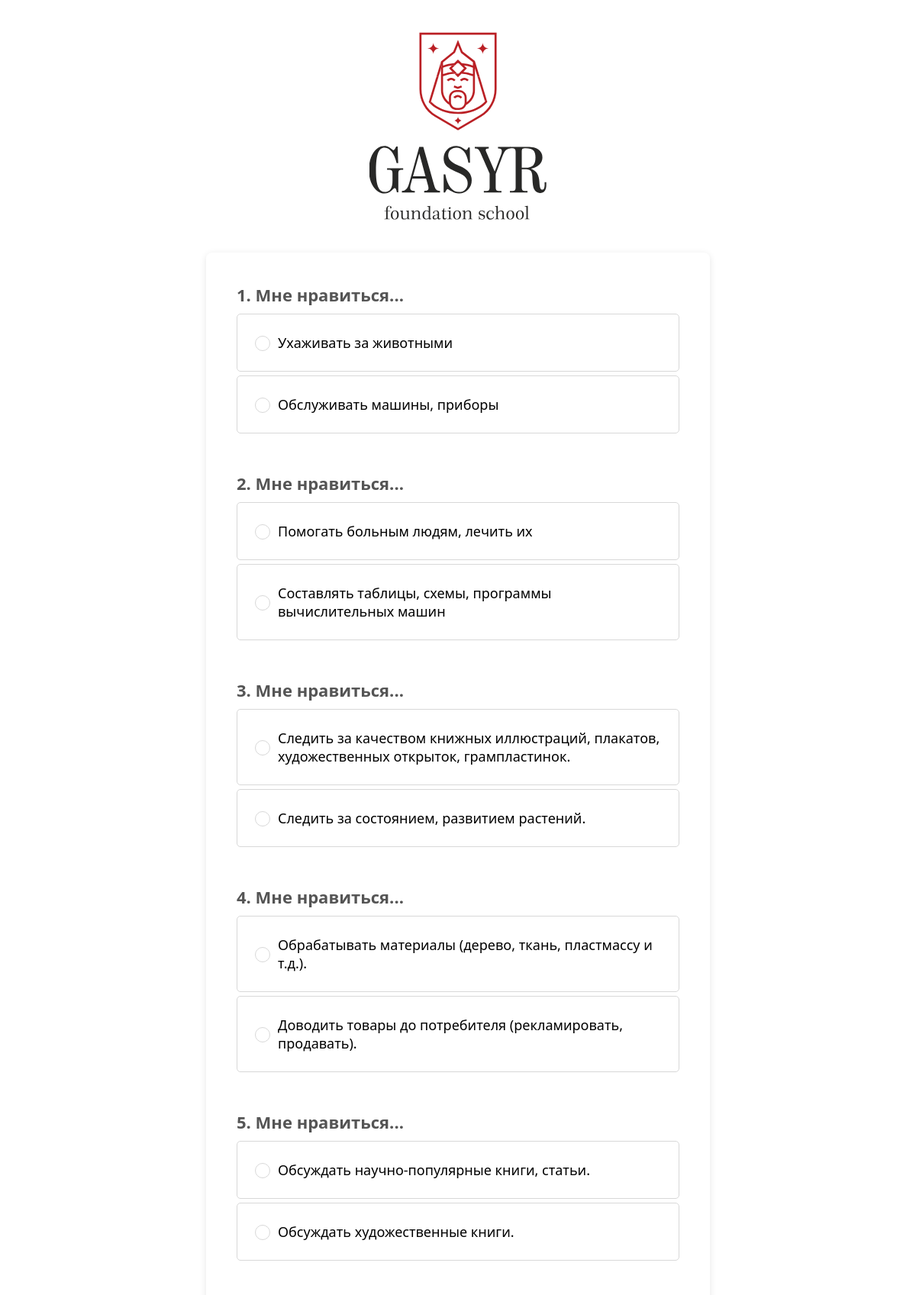
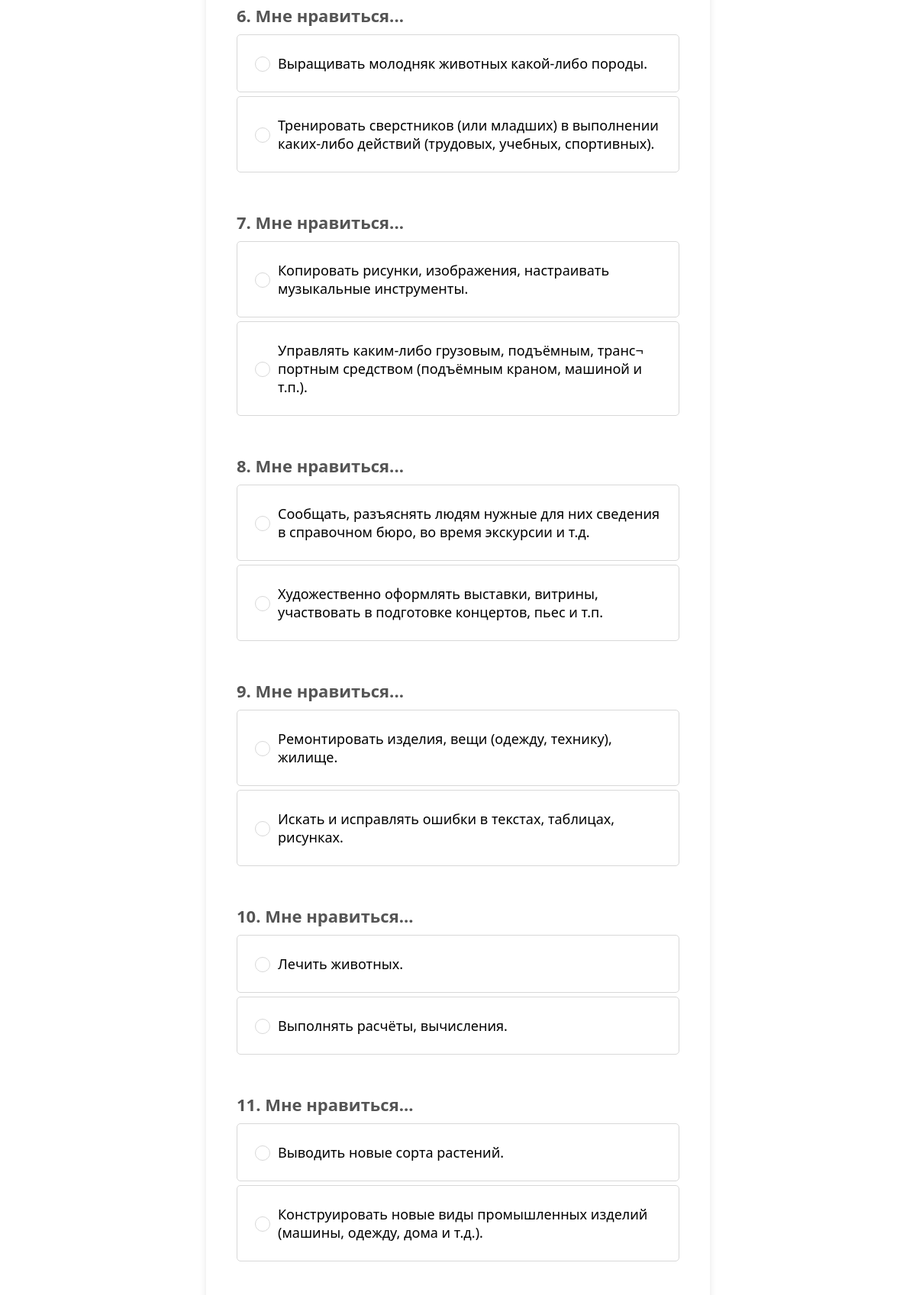
Page /test/1/ (upper part) on the committed database (2 pictures, top to bottom).
### test_app/models.py (models this page shows, shortened)
class Question(models.Model):
    text = models.CharField(max_length=1024)
    choice_a = models.CharField(max_length=512)
    choice_b = models.CharField(max_length=512)

### test_app/views.py (the view)
# urls.py: path('test/<int:user_data_id>/', test_view, name='test_view'),
def test_view(request, user_data_id):
    user_data = get_object_or_404(UserData, id=user_data_id)
    language = user_data.language  # Retrieve the user's language preference from the UserData model
    submit_text = "Бастау" if language == "KZ" else "ПОЛУЧИТЬ РЕЗУЛЬТАТ"
    if request.method == 'POST':
        profession_groups_count = {
            'Human-Nature': 0,
            'Human-Technique': 0,
            'Human-Human': 0,
            'Human-Sign Systems': 0,
            'Human-Artistic Image': 0
        }
        i = 0
        for key, value in request.POST.items():
            i += 1  # Increment the index for each item
            if value == "a":
                if i in [1, 6, 10, 11, 16, 20]:  # 'a' indices for 'Human-Nature'
                    profession_groups_count['Human-Nature'] += 1
                elif i in [4, 9, 14, 19]:  # 'a' indices for 'Human-Technique'
                    profession_groups_count['Human-Technique'] += 1
                elif i in [2, 8, 12, 18]:  # 'a' indices for 'Human-Human'
                    profession_groups_count['Human-Human'] += 1
                elif i in [5, 15]:  # 'a' indices for 'Human-Sign Systems'
                    profession_groups_count['Human-Sign Systems'] += 1
                elif i in [3, 7, 13, 17]:  # 'a' indices for 'Human-Artistic Image'
                    profession_groups_count['Human-Artistic Image'] += 1
            elif value == "b":
                if i in [3, 13]:  # 'b' indices for 'Human-Nature'
                    profession_groups_count['Human-Nature'] += 1
                elif i in [1, 7, 11, 17]:  # 'b' indices for 'Human-Technique'
                    profession_groups_count['Human-Technique'] += 1
                elif i in [4, 6, 14, 16]:  # 'b' indices for 'Human-Human'
                    profession_groups_count['Human-Human'] += 1
                elif i in [2, 9, 10, 12, 19, 20]:  # 'b' indices for 'Human-Sign Systems'
                    profession_groups_count['Human-Sign Systems'] += 1
                elif i in [5, 8, 15, 18]:  # 'b' indices for 'Human-Artistic Image'
                    profession_groups_count['Human-Artistic Image'] += 1
        max_category = max(profession_groups_count, key=profession_groups_count.get)
        max_count = profession_groups_count[max_category]
        answer = "Предлагаемая вами профессиональная группа - это:"
        result = max_category
        result2 = ""
        if language == "KZ":
            submit = "Бастау"
            answer = "Сіздің ұсынылған мамандық тобыңыз:"
            if result == 'Human-Nature':
                result = "Мұнда адам жансыз және тірі табиғаттың әртүрлі құбылыстарымен айналысатын профессорлар кіреді, мысалы, биолог, географ, геолог, математик, физик, химик және жаратылыстану ғылымдары санатына жататын басқа мамандықтар.",
                result2 = "Адам Табиғаты"
            elif result == 'Human-Technique':
                result2 = "Адам Техникасы:"
                result = "Адам Техникасы: Бұл топқа адам техникамен, оны қолданумен немесе дизайнмен айналысатын әр түрлі жұмыс түрлері кіреді, мысалы, инженер, оператор, машинист, механизатор, дәнекерлеуші және т. б. профессор."
            elif result == 'Human-Human':
                result2 = "Адам-Адам"
                result = "Мұнда адамдардың өзара әрекеттесуін көздейтін мамандықтың барлық түрлері ұсынылған, мысалы, саясат, дін, педагогика, психология, медицина, сауда, құқық."
            elif result == 'Human-Sign Systems':
                result2 = "Адам Белгілері Жүйелері:"
                result = "Бұл топқа құру, оқыту және пайдалануға қатысты мамандықтар кіредіәр түрлі белгілі жүйелер, лингвистика түрлері, математикалық бағдарламалау тілдері, зерттеу нәтижелерін графикалық бейнелеу мүмкіндіктері және т. б."
            elif result == 'Human-Artistic Image':
                result2 = "Адам-Көркем Образ:"
                result = "Адам-Көркем Образ: Бұл топ-көркем және шығармашылық жұмыстың әртүрлі түрлері, әдебиет, музыка, театр, бейнелеу өнері."
        elif language == "RU":
            submit = "отправить"
            if result == 'Human-Nature':
                result2 ="Человек-природа:"
                result = "Здесь входят профессора, в которых человек владеет делом с разными явлениями неживой и живой природы, например биолог, географ, геолог, математик, физик, химик и другие профессии, относящиеся к разряду естественных наук."
            elif result == 'Human-Technique':
                result2 = "Человек-техника:"
                result = "Человек-техника"
            elif result == 'Human-Human: В эту группу входят различные виды трудовой деятельности, в которых человек владеет делом с техникой, ее использованием или конструкцией, например, профессор инженера, оператора, машиниста, механизатора, сварщика и т. п.':
                result2 = "Человек-человек:"
                result = "Здесь представлены все виды профессии, предполагающие взаимодействие людей, например политика, религ, педагогика, психология, медицина, торговля, право. "
            elif result == 'Human-Sign Systems':
                result2 = "Человек-знаковые:"
                result = "В эту группу включены профессии, касающиеся создания, обучения и использования различных известных систем, видов лингвистики, языков математического программирования, возможностей графического представления результатов изучения и т. п."
            elif result == 'Human-Artistic Image':
                result2 = "Человек-художественный образ:",
                result = "Человек-художественный образ:  Эта группа представляет собой различные виды художественно-творческого труда, тип литературы, музыки, театра, образное искусство."
        TestResult.objects.create(user_data_id=user_data_id, test_name="First test", result=result)
        user_data = get_object_or_404(UserData, id=user_data_id)
        return render(request, "test_app/first_test/results.html", {
            'result': result,
            'result2': result2,
            'answer': answer,
            'user_data_id': user_data_id,
            'submit_text': submit_text
        })
    else:
        if(language == "KZ"):
            questions = Question_kk.objects.all()
        else:
            questions = Question.objects.all()
        return render(request, 'test_app/first_test/test.html', {
            'questions': questions,
            'user_data_id': user_data_id,
            'submit_text': submit_text
        })

### test_app/templates/test_app/first_test/test.html (shortened to what this page needs)
{% extends 'test_app/base.html' %}
{% load static %}
{% block content %}
<div>
    <form method="post">
        {% for question in questions %}
            <div class="question">
                <div>{{ forloop.counter }}. {{ question.text }}</div>
                <label for="question_{{ question.id }}_a">
                    <input type="radio" id="question_{{ question.id }}_a" name="question_{{ question.id }}" value="a" required>
                    {{ question.choice_a }}
                </label>
                <label for="question_{{ question.id }}_b">
                    <input type="radio" id="question_{{ question.id }}_b" name="question_{{ question.id }}" value="b">
                    {{ question.choice_b }}
                </label>
            </div>
        {% endfor %}
    </form>
</div>
{% endblock %}

### test_app/templates/test_app/base.html (shortened to what this page needs)
<!DOCTYPE html>
<html lang="en">
<head>
{% load static %}
</head>
<body>
<div class="logo">
    <img src="{% static 'test_app/images/logo2.svg' %}" alt="Logo" style="width:100%;">
</div>
{% block content %}
{% endblock %}
</body>
</html>

### test_app/templates/test_app/base.html (style rules this page uses)
body { font-family: 'Segoe UI', Tahoma, Geneva, Verdana, sans-serif; background-color: #fff; background-size: 100px 100px, 100px 100px, 25px 25px, 25px 25px; padding: 20px; display: flex; flex-direction: column; align-items: center; margin: 0; color: white; position: relative; }
.logo { width: 20%; height: auto; z-index: 1000; }

### test_app/templates/test_app/first_test/test.html (style rules this page uses)
form { background-color: #fff; padding: 30px; border-radius: 8px; box-shadow: 0 2px 10px rgba(0, 0, 0, 0.1); max-width: 600px; width: auto; margin: 20px auto; color: #000; }
.question { margin-bottom: 25px; text-align: left; padding: 10px; border-radius: 4px; font-size: 22px; }
.question > div:first-of-type { margin-bottom: 10px; color: #555; font-weight: bold; }
.question label { display: flex; align-items: center; margin: 5px 0; cursor: pointer; padding: 25px 18px; background-color: #fff; border: 1px solid #D8D8D8; border-radius: 5px; transition: background-color 0.3s; font-size: 18px; font-weight: 400; }
.question input[type="radio"] { appearance: none; -webkit-appearance: none; -moz-appearance: none; width: 20px; height: 20px; margin-right: 10px; border: 1px solid #D8D8D8; border-radius: 10px; position: relative; outline: none; vertical-align: middle; cursor: pointer; flex-shrink: 0; }

### rows in the picture
Question: text "Мне нравиться...", choice_a "Ухаживать за животными", choice_b "Обслуживать машины, приборы"
Question: text "Мне нравиться...", choice_a "Помогать больным людям, лечить их", choice_b "Составлять таблицы, схемы, программы вычислительных машин"
Question: text "Мне нравиться...", choice_a "Следить за качеством книжных иллюстраций, плакатов, художественных открыток, грампластинок.", choice_b "Следить за состоянием, развитием растений."
Question: text "Мне нравиться...", choice_a "Обрабатывать материалы (дерево, ткань, пластмассу и т.д.).", choice_b "Доводить товары до потребителя (рекламировать, продавать)."
Question: text "Мне нравиться...", choice_a "Обсуждать научно-популярные книги, статьи.", choice_b "Обсуждать художественные книги."
Question: text "Мне нравиться...", choice_a "Выращивать молодняк животных какой-либо породы.", choice_b "Тренировать сверстников (или младших) в выполнении каких-либо действий (трудовых, учебных, спортивных)."
Question: text "Мне нравиться...", choice_a "Копировать рисунки, изображения, настраивать музыкальные инструменты.", choice_b "Управлять каким-либо грузовым, подъёмным, транс¬ портным средством (подъёмным краном, машиной и т.п.)."
Question: text "Мне нравиться...", choice_a "Сообщать, разъяснять людям нужные для них сведения в справочном бюро, во время экскурсии и т.д.", choice_b "Художественно оформлять выставки, витрины, участвовать в подготовке концертов, пьес и т.п."
Question: text "Мне нравиться...", choice_a "Ремонтировать изделия, вещи (одежду, технику), жилище.", choice_b "Искать и исправлять ошибки в текстах, таблицах, рисунках."
Question: text "Мне нравиться...", choice_a "Лечить животных.", choice_b "Выполнять расчёты, вычисления."
Question: text "Мне нравиться...", choice_a "Выводить новые сорта растений.", choice_b "Конструировать новые виды промышленных изделий (машины, одежду, дома и т.д.)."
